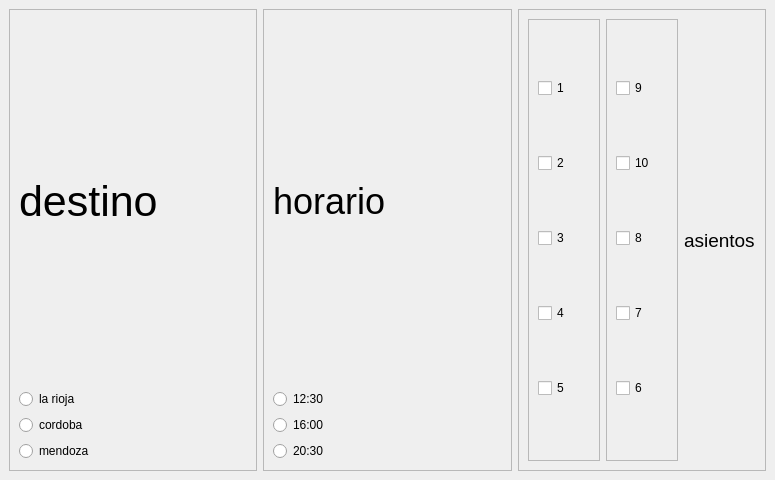
<?xml version="1.0" encoding="UTF-8"?>
<ui version="4.0">
 <class>MainWindow</class>
 <widget class="QMainWindow" name="MainWindow">
  <property name="geometry">
   <rect>
    <x>0</x>
    <y>0</y>
    <width>775</width>
    <height>480</height>
   </rect>
  </property>
  <property name="windowTitle">
   <string>MainWindow</string>
  </property>
  <widget class="QWidget" name="centralwidget">
   <layout class="QHBoxLayout" name="horizontalLayout_2">
    <item>
     <widget class="QFrame" name="frame_3">
      <property name="frameShape">
       <enum>QFrame::StyledPanel</enum>
      </property>
      <property name="frameShadow">
       <enum>QFrame::Raised</enum>
      </property>
      <layout class="QVBoxLayout" name="verticalLayout_3">
       <item>
        <widget class="QLabel" name="label_3">
         <property name="font">
          <font>
           <pointsize>32</pointsize>
          </font>
         </property>
         <property name="text">
          <string>destino</string>
         </property>
        </widget>
       </item>
       <item>
        <widget class="QRadioButton" name="larioja">
         <property name="text">
          <string>la rioja</string>
         </property>
        </widget>
       </item>
       <item>
        <widget class="QRadioButton" name="cordoba">
         <property name="text">
          <string>cordoba</string>
         </property>
        </widget>
       </item>
       <item>
        <widget class="QRadioButton" name="mendoza">
         <property name="text">
          <string>mendoza</string>
         </property>
        </widget>
       </item>
      </layout>
     </widget>
    </item>
    <item>
     <widget class="QFrame" name="frame_2">
      <property name="frameShape">
       <enum>QFrame::StyledPanel</enum>
      </property>
      <property name="frameShadow">
       <enum>QFrame::Raised</enum>
      </property>
      <layout class="QVBoxLayout" name="verticalLayout_2">
       <item>
        <widget class="QLabel" name="label_2">
         <property name="font">
          <font>
           <pointsize>27</pointsize>
          </font>
         </property>
         <property name="text">
          <string>horario</string>
         </property>
        </widget>
       </item>
       <item>
        <widget class="QRadioButton" name="mediodia">
         <property name="text">
          <string>12:30</string>
         </property>
        </widget>
       </item>
       <item>
        <widget class="QRadioButton" name="siesta">
         <property name="text">
          <string>16:00</string>
         </property>
        </widget>
       </item>
       <item>
        <widget class="QRadioButton" name="noche">
         <property name="text">
          <string>20:30</string>
         </property>
        </widget>
       </item>
      </layout>
     </widget>
    </item>
    <item>
     <widget class="QFrame" name="frame_5">
      <property name="frameShape">
       <enum>QFrame::StyledPanel</enum>
      </property>
      <property name="frameShadow">
       <enum>QFrame::Raised</enum>
      </property>
      <layout class="QHBoxLayout" name="horizontalLayout">
       <item>
        <widget class="QFrame" name="frame">
         <property name="frameShape">
          <enum>QFrame::StyledPanel</enum>
         </property>
         <property name="frameShadow">
          <enum>QFrame::Raised</enum>
         </property>
         <layout class="QVBoxLayout" name="verticalLayout">
          <item>
           <widget class="QCheckBox" name="checkBox">
            <property name="text">
             <string>1</string>
            </property>
           </widget>
          </item>
          <item>
           <widget class="QCheckBox" name="checkBox_2">
            <property name="text">
             <string>2</string>
            </property>
           </widget>
          </item>
          <item>
           <widget class="QCheckBox" name="checkBox_3">
            <property name="text">
             <string>3</string>
            </property>
           </widget>
          </item>
          <item>
           <widget class="QCheckBox" name="checkBox_4">
            <property name="text">
             <string>4</string>
            </property>
           </widget>
          </item>
          <item>
           <widget class="QCheckBox" name="checkBox_5">
            <property name="text">
             <string>5</string>
            </property>
           </widget>
          </item>
         </layout>
        </widget>
       </item>
       <item>
        <widget class="QFrame" name="frame_4">
         <property name="frameShape">
          <enum>QFrame::StyledPanel</enum>
         </property>
         <property name="frameShadow">
          <enum>QFrame::Raised</enum>
         </property>
         <layout class="QVBoxLayout" name="verticalLayout_4">
          <item>
           <widget class="QCheckBox" name="checkBox_9">
            <property name="text">
             <string>9</string>
            </property>
           </widget>
          </item>
          <item>
           <widget class="QCheckBox" name="checkBox_10">
            <property name="text">
             <string>10</string>
            </property>
           </widget>
          </item>
          <item>
           <widget class="QCheckBox" name="checkBox_8">
            <property name="text">
             <string>8</string>
            </property>
           </widget>
          </item>
          <item>
           <widget class="QCheckBox" name="checkBox_7">
            <property name="text">
             <string>7</string>
            </property>
           </widget>
          </item>
          <item>
           <widget class="QCheckBox" name="checkBox_6">
            <property name="text">
             <string>6</string>
            </property>
           </widget>
          </item>
         </layout>
        </widget>
       </item>
       <item>
        <widget class="QLabel" name="label">
         <property name="font">
          <font>
           <pointsize>14</pointsize>
          </font>
         </property>
         <property name="text">
          <string>asientos</string>
         </property>
        </widget>
       </item>
      </layout>
     </widget>
    </item>
   </layout>
  </widget>
 </widget>
 <resources/>
 <connections/>
</ui>
